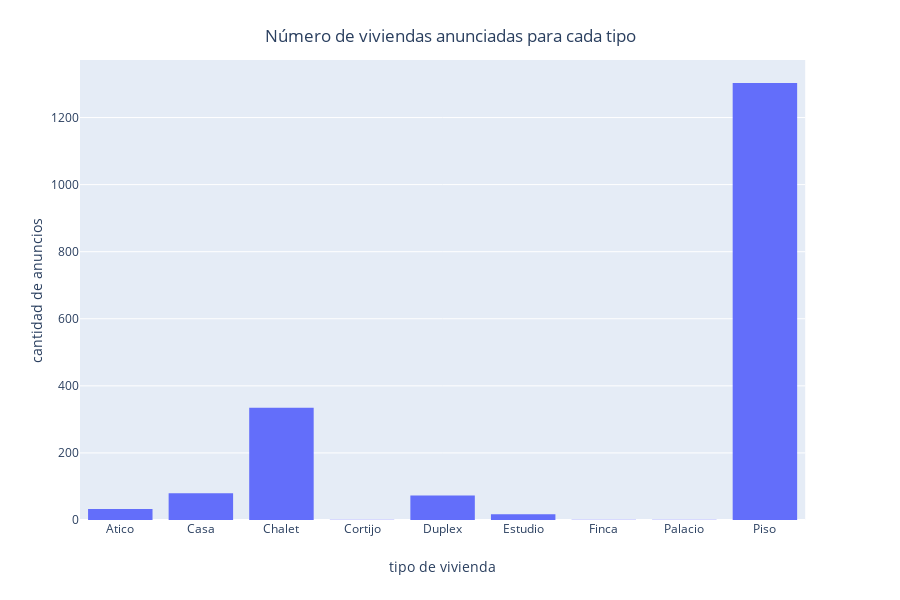

The cell this chart's notebook holds for it:
### Markdown cell above
Analicemos algo más de información categórica. ¿Cuáles son los tipos de anuncio que más se dan?

### Code cell
fig = px.histogram(df, x="house_type")
fig.update_layout(
        title={
        'text': "Número de viviendas anunciadas para cada tipo",
        'y':0.95,
        'x':0.5,
        'xanchor': 'center',
        'yanchor': 'top'},
    xaxis_title="tipo de vivienda",
    yaxis_title="cantidad de anuncios"
)


fig.show()

### Figure 1 — Plotly figure (JSON) as saved in the notebook; plotly's stock layout.template omitted (floating-point values rounded to 4 significant figures; data arrays with more than 128 entries replaced by an {"elided": "..."} marker saying what was removed)
{"data": [{"alignmentgroup": "True", "bingroup": "x", "hoverlabel": {"namelength": 0}, "hovertemplate": "house_type=%{x}<br>count=%{y}", "legendgroup": "", "marker": {"color": "#636efa"}, "name": "", "offsetgroup": "", "orientation": "v", "showlegend": false, "type": "histogram", "x": {"elided": "1844 str values"}, "xaxis": "x", "yaxis": "y"}], "layout": {"barmode": "relative", "height": 600, "legend": {"tracegroupgap": 0}, "margin": {"t": 60}, "title": {"text": "Número de viviendas anunciadas para cada tipo", "x": 0.5, "xanchor": "center", "y": 0.95, "yanchor": "top"}, "xaxis": {"anchor": "y", "domain": [0, 0.98], "title": {"text": "tipo de vivienda"}}, "yaxis": {"anchor": "x", "domain": [0, 1], "title": {"text": "cantidad de anuncios"}}}}
